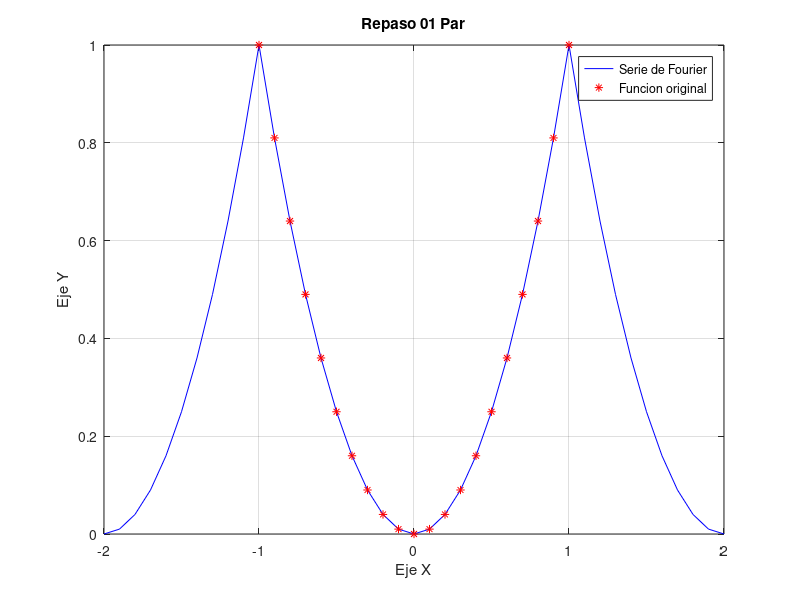

Write MATLAB code to recreate this figure.
% Jose Ramiro Fuentes Lara
% Ecuaciones Diferenciales Parciales
% Tarea 03 --- Corresponde a nuestra funcion par
% Ejercicio 1 de examen
clc; clear all;

% Funcion periodica correspondiente a la funcion de x^2 

%% Se definen nuestras variables constantes para el problema
% Dichas constantes son utiles cuando la funcion cuenta con una, nosotros
% le damos un valor arbitrario en este caso nuestro problema no con cuenta con
% algun valor constante ajeno a la funcion...
a1 = 1/3;
t = -2:.1:2;

t1 = -1:.1:1;
f = t1.^2;

%% Se establece nuestra condicion inicial asi como el intervalo de nuestra serie Par              % Parte constante de nuestra funcion
u = 0;               % Funciona para inicializar nuestra funcion u() par

%% Se evaluan los valores de nuestra sumatoria par 
for n= 1:10000
    u= u + (2*(pi^2*n^2*sin(n*pi) - 2*(sin(n*pi) - pi*n*cos(n*pi)) ) * cos(2*n*pi*t/2)) / (pi^3*n^3);
end 

%% Se adicionan los valores constantes y se multiplica la sumatoria por su respectivo coeficiente
u = a1 +u;

%% Se grafica nuestra funcion
plot(t,u,'b');
grid on 
hold on
plot(t1,f,'r*');

set(gcf,'Name','Ecuaciones Diferenciales Parciales') 
    xlabel('Eje X')
    ylabel('Eje Y')
    title('Repaso 01 Par')
    legend('Serie de Fourier','Funcion original')
    